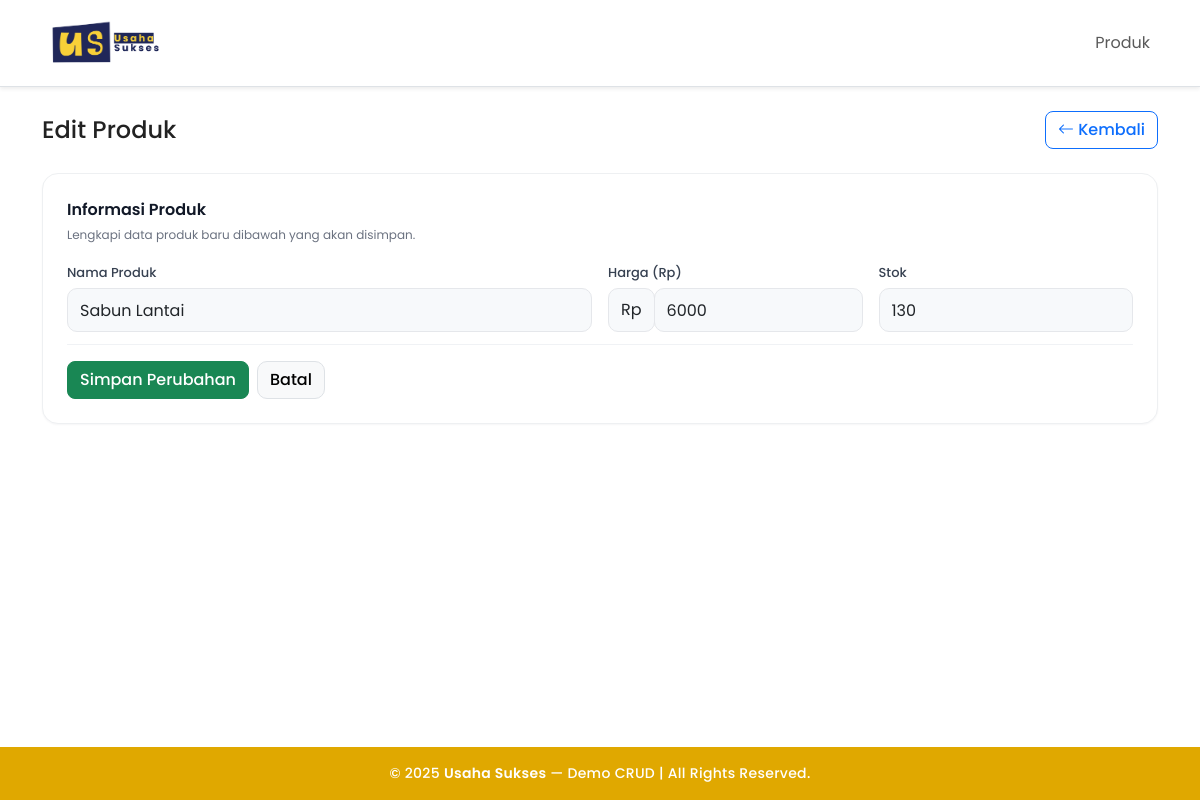
The page /index.php?page=products&action=edit&id=10 on the database its author committed.
### tables this page shows
CREATE TABLE `products` (
  `id` int(10) UNSIGNED NOT NULL,
  `name` varchar(120) NOT NULL,
  `price` int(10) UNSIGNED NOT NULL DEFAULT 0,
  `stock` int(11) NOT NULL DEFAULT 0,
  `created_at` timestamp NOT NULL DEFAULT current_timestamp()
);

### models/FunctionProduct.php (called while the page is built, shortened)
<?php
class FunctionProduct {
  private mysqli $db;
  public function __construct(mysqli $db) { $this->db = $db; }
  public function find(int $id): ?array {
    $stmt = $this->db->prepare("SELECT * FROM products WHERE id = ?");
    $stmt->bind_param('i', $id);
    $stmt->execute();
    $res = $stmt->get_result()->fetch_assoc();
    return $res ?: null;
  }
}

### functions.php (called while the page is built, shortened)
<?php
function base_url(string $path = ''): string {
  $prefix = rtrim(BASE_URL, '/');
  $path   = ltrim($path, '/');
  return $prefix . ($path ? "/$path" : '');
}

### views/products/form.php (the view, shortened to what this page needs)
<?php
$isEdit = isset($product['id']);
require __DIR__.'/../layouts/header.php';
?>
<div class="d-flex justify-content-between align-items-center mb-4">
  <h1 class="h4 mb-0"><?= $isEdit ? 'Edit Produk' : 'Tambah Produk' ?></h1>
  <a href="<?= base_url('index.php?page=products') ?>" class="btn btn-outline-primary">
    <i class="bi bi-arrow-left"></i> Kembali
  </a>
</div>
<form method="post" action="<?= base_url('index.php?page=products&action='.($isEdit?'update&id='.$product['id']:'store')) ?>">
  <div class="soft-card p-4 mb-3">
    <div class="section-title mb-1">Informasi Produk</div>
    <div class="help-text mb-3">Lengkapi data produk baru dibawah yang akan disimpan.</div>
    <div class="row g-3 input-compact">
      <div class="col-12 col-md-6">
        <label class="form-label">Nama Produk</label>
        <input
          type="text"
          name="name"
          class="form-control soft-input"
          required
          value="<?= htmlspecialchars($product['name'] ?? '') ?>"
          placeholder="Contoh: Sabun Mandi Usaha">
      </div>
      <div class="col-12 col-md-3">
        <label class="form-label">Harga (Rp)</label>
        <div class="input-group">
          <span class="input-group-text soft-input " style="border-radius:10px 10px 10px 10px;background:#f7f9fb;border:1px solid #e5e7eb;">Rp</span>
          <input
            type="number"
            name="price"
            class="form-control soft-input"
            min="0"
            required
            value="<?= (int)($product['price'] ?? 0) ?>"
            placeholder="0">
        </div>
      </div>
      <div class="col-12 col-md-3">
        <label class="form-label">Stok</label>
        <input
          type="number"
          name="stock"
          class="form-control soft-input"
          min="0"
          required
          value="<?= (int)($product['stock'] ?? 0) ?>"
          placeholder="0">
      </div>
    </div>
    <div class="card-divider"></div>
    <div class="d-flex gap-2 mt-3">
      <button class="btn btn-success"><?= $isEdit ? 'Simpan Perubahan' : 'Simpan' ?></button>
      <a class="btn btn-light border" href="<?= base_url('index.php?page=products') ?>">Batal</a>
    </div>
  </div>
</form>
<?php require __DIR__.'/../layouts/footer.php'; ?>

### assets/css/style.css (style rules this page uses)
html, body { height: 100%; }
body { display: flex; flex-direction: column; font-family: 'Poppins', sans-serif; background-color: #fff; color: #222; }
h1, h2, h3, h4, h5, h6, .navbar-brand { font-weight: 600; }
.btn { font-weight: 500; border-radius: 8px; }
.form-label { font-weight: 500; }
.soft-card { background: #fff; border: 1px solid #eef0f2; border-radius: 16px; box-shadow: 0 1px 2px rgba(16,24,40,.04); }
.section-title { font-weight: 600; font-size: 16px; color: #111827; }
.help-text { color: #6b7280; font-size: 12px; }
.soft-input { background: #f7f9fb !important; border: 1px solid #e5e7eb !important; border-radius: 10px !important; height: 44px; }
.input-compact .form-label { font-size: 13px; color: #374151; margin-bottom: .35rem; }
.card-divider { height: 1px; background: #f0f2f5; margin: 12px 0 16px; border-radius: 999px; }
.btn-light.border { border-radius: 10px; }

### rows shown on the page
products: name "Sabun Lantai", price "6000", stock "130"
